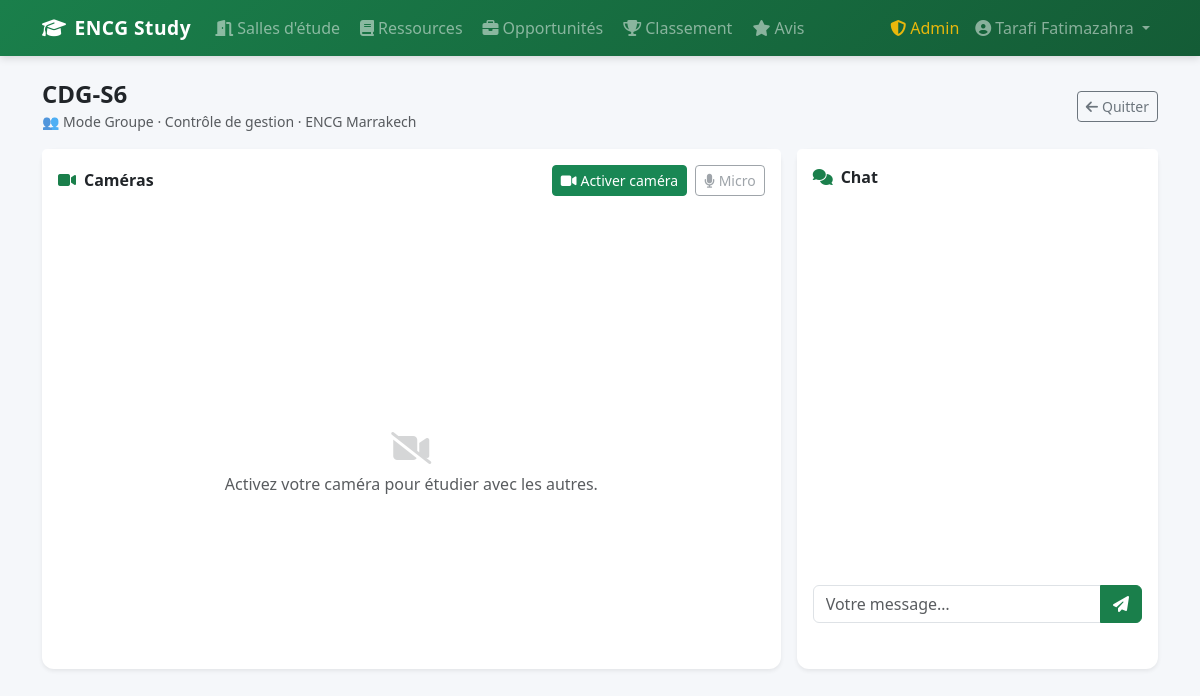
Screenshot of /rooms/2 (signed in) with the database file from the repository.
### app/models.py (models this page shows, shortened)
class User(UserMixin, db.Model):
    id            = db.Column(db.Integer, primary_key=True)
    name          = db.Column(db.String(100), nullable=False)
    email         = db.Column(db.String(150), unique=True, nullable=False)
    password_hash = db.Column(db.String(256), nullable=False)
    school        = db.Column(db.String(100), nullable=False)
    created_at    = db.Column(db.DateTime, default=datetime.utcnow)
    is_admin      = db.Column(db.Boolean, default=False)   # ← NOUVEAU
    score               = db.Column(db.Integer, default=0)
    total_study_minutes = db.Column(db.Integer, default=0)
    bio                 = db.Column(db.String(300), default='')
    filiere             = db.Column(db.String(100), default='')
    resources      = db.relationship('Resource',     backref='uploader',  lazy=True)
    opportunities  = db.relationship('Opportunity',  backref='poster',    lazy=True)
    messages       = db.relationship('Message',      backref='author',    lazy=True)
    study_sessions = db.relationship('StudySession', backref='student',   lazy=True)
    votes_given    = db.relationship('ResourceVote', backref='voter',     lazy=True)
    applications   = db.relationship('Application',  backref='applicant', lazy=True)
    avis_donnes    = db.relationship('Avis',         backref='auteur',    lazy=True)
    @property
    def rank_badge(self):
        if self.score >= 500: return ('🏆', 'Diamant')
        if self.score >= 200: return ('🥇', 'Or')
        if self.score >= 100: return ('🥈', 'Argent')
        if self.score >= 50:  return ('🥉', 'Bronze')
        return ('📚', 'Débutant')

class StudyRoom(db.Model):
    id          = db.Column(db.Integer, primary_key=True)
    name        = db.Column(db.String(100), nullable=False)
    description = db.Column(db.String(300))
    mode        = db.Column(db.String(20), default='group')
    subject     = db.Column(db.String(100))
    school      = db.Column(db.String(100))
    creator_id  = db.Column(db.Integer, db.ForeignKey('user.id'), nullable=False)
    created_at  = db.Column(db.DateTime, default=datetime.utcnow)
    is_active   = db.Column(db.Boolean, default=True)
    creator  = db.relationship('User', foreign_keys=[creator_id])
    messages = db.relationship('Message', backref='room', lazy=True, cascade='all, delete-orphan')
    sessions = db.relationship('StudySession', backref='room', lazy=True)

### app/rooms/routes.py (the view)
@rooms_bp.route('/<int:room_id>')
@login_required
def room(room_id):
    study_room = StudyRoom.query.get_or_404(room_id)
    messages = Message.query.filter_by(room_id=room_id).order_by(Message.created_at.asc()).limit(100).all()
    return render_template('rooms/room.html', room=study_room, messages=messages)

### app/models.py (called while the page is built)
@login_manager.user_loader
def load_user(user_id):
    return User.query.get(int(user_id))

### app/templates/rooms/room.html (shortened to what this page needs)
{% extends 'base.html' %}
{% block content %}
<div class="d-flex justify-content-between align-items-center mb-3">
  <div>
    <h4 class="fw-bold mb-0">{{ room.name }}</h4>
    <small class="text-muted">
      {{ '👥 Mode Groupe' if room.mode == 'group' else '🔇 Mode Silence' }}
      {% if room.subject %} · {{ room.subject }}{% endif %}
      {% if room.school %} · {{ room.school }}{% endif %}
    </small>
  </div>
  <a href="{{ url_for('rooms.index') }}" class="btn btn-sm btn-outline-secondary">
    <i class="fas fa-arrow-left me-1"></i>Quitter
  </a>
</div>
<div class="row g-3">
  <div class="col-lg-8">
    <div class="card border-0 shadow-sm h-100">
      <div class="card-header bg-white border-0 py-3 d-flex justify-content-between align-items-center">
        <span class="fw-semibold"><i class="fas fa-video me-2 text-primary"></i>Caméras</span>
        <div class="d-flex gap-2">
          <button id="camera-btn" onclick="toggleCamera()" class="btn btn-sm btn-success">
            <i class="fas fa-video me-1"></i>Activer caméra
          </button>
          {% if room.mode == 'group' %}
          <button id="mic-btn" onclick="toggleMic()" class="btn btn-sm btn-outline-secondary" disabled>
            <i class="fas fa-microphone me-1"></i>Micro
          </button>
          {% endif %}
        </div>
      </div>
      <div class="card-body">
        <div id="video-grid">
        </div>
        <p id="no-camera-msg" class="text-muted text-center py-4">
          <i class="fas fa-video-slash fa-2x mb-2 d-block opacity-25"></i>
          Activez votre caméra pour étudier avec les autres.
        </p>
      </div>
    </div>
  </div>
  <div class="col-lg-4">
    <div class="card border-0 shadow-sm" style="height: 520px; display: flex; flex-direction: column;">
      <div class="card-header bg-white border-0 py-3">
        <span class="fw-semibold"><i class="fas fa-comments me-2 text-primary"></i>Chat</span>
      </div>
      <div id="chat-messages" class="flex-grow-1 overflow-auto px-3 py-2"
           style="max-height: 380px;">
      </div>
      <div class="card-footer bg-white border-0 pt-0 pb-3 px-3">
        {% if room.mode == 'silent' %}
        <p class="text-muted small text-center mb-0">
          <i class="fas fa-book me-1"></i>Mode silence – chat désactivé
        </p>
        {% else %}
        <div class="input-group">
          <input type="text" id="chat-input" class="form-control"
                 placeholder="Votre message…" maxlength="500">
          <button onclick="sendMessage()" class="btn btn-primary">
            <i class="fas fa-paper-plane"></i>
          </button>
        </div>
        {% endif %}
      </div>
    </div>
  </div>
</div>
{% endblock %}

### app/templates/base.html (shortened to what this page needs)
<!DOCTYPE html>
<html lang="fr">
<head>
  <link href="https://cdn.jsdelivr.net/npm/bootstrap@5.3.2/dist/css/bootstrap.min.css" rel="stylesheet">
  <link href="https://cdnjs.cloudflare.com/ajax/libs/font-awesome/6.5.0/css/all.min.css" rel="stylesheet">
  <link href="{{ url_for('static', filename='css/style.css') }}" rel="stylesheet">
</head>
<body>
{% if current_user.is_authenticated %}
<nav class="navbar navbar-expand-lg navbar-dark">
  <div class="container">
    <a class="navbar-brand fw-bold" href="{{ url_for('main.home') }}">
      <i class="fas fa-graduation-cap me-2"></i>ENCG Study
    </a>
    <div class="collapse navbar-collapse" id="nav">
      <ul class="navbar-nav me-auto gap-1">
        <li class="nav-item">
          <a class="nav-link" href="{{ url_for('rooms.index') }}">
            <i class="fas fa-door-open me-1"></i>Salles d'étude
          </a>
        </li>
        <li class="nav-item">
          <a class="nav-link" href="{{ url_for('resources.index') }}">
            <i class="fas fa-book me-1"></i>Ressources
          </a>
        </li>
        <li class="nav-item">
          <a class="nav-link" href="{{ url_for('opportunities.index') }}">
            <i class="fas fa-briefcase me-1"></i>Opportunités
          </a>
        </li>
        <li class="nav-item">
          <a class="nav-link" href="{{ url_for('leaderboard.index') }}">
            <i class="fas fa-trophy me-1"></i>Classement
          </a>
        </li>
        <li class="nav-item">
          <a class="nav-link" href="{{ url_for('avis.index') }}">
            <i class="fas fa-star me-1"></i>Avis
          </a>
        </li>
      </ul>
      <ul class="navbar-nav">
        {% if current_user.is_admin %}
        <li class="nav-item">
          <a class="nav-link text-warning" href="{{ url_for('admin.index') }}">
            <i class="fas fa-shield-alt me-1"></i>Admin
          </a>
        </li>
        {% endif %}
        <li class="nav-item dropdown">
          <a class="nav-link dropdown-toggle" href="#" data-bs-toggle="dropdown">
            <i class="fas fa-user-circle me-1"></i>{{ current_user.name }}
          </a>
        </li>
      </ul>
    </div>
  </div>
</nav>
{% endif %}
<main class="{% if current_user.is_authenticated %}container py-4{% endif %}">
  {% block content %}{% endblock %}
</main>
</body>
</html>

### app/static/css/style.css (style rules this page uses)
:root { --encg-green: #1a7f4b; --encg-green-light: #e8f5ee; --encg-green-dark: #145c36; }
body { background-color: #f5f7fa; font-family: 'Segoe UI', sans-serif; }
.navbar { background: linear-gradient(135deg, var(--encg-green), var(--encg-green-dark)) !important; box-shadow: 0 2px 8px rgba(0,0,0,0.15); }
.navbar-brand { font-size: 1.2rem; letter-spacing: 0.5px; }
.nav-link { opacity: 0.9; }
.card { border-radius: 12px; border: none; }
.btn-primary { background-color: var(--encg-green); border-color: var(--encg-green); }
.text-primary { color: var(--encg-green) !important; }
#video-grid { display: flex; flex-wrap: wrap; gap: 10px; min-height: 180px; }

### rows the page displays
User: name "Tarafi Fatimazahra"
StudyRoom: name "CDG-S6", mode "👥 Mode Groupe", subject "Contrôle de gestion", school "ENCG Marrakech"
